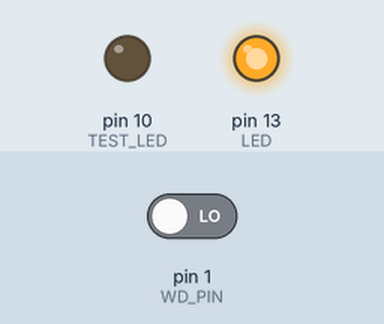
This sketch was run on a simulated Arduino Uno, built with avr-gcc and run on an emulated ATmega328P. Shown: output pins drawn as LEDs (lit = HIGH). The inputs (shaded band) are chosen by the test bench; at power-on: pin 1 (WD_PIN) LOW. Pins used as bus, display or sensor lines are not drawn.

Above: at 2.6 s.
At 34.6 s:
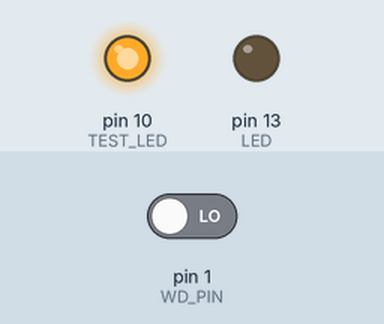
At 58.6 s:
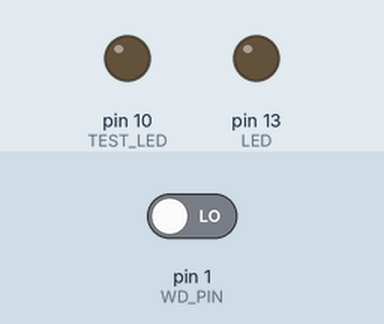
At 118.6 s:
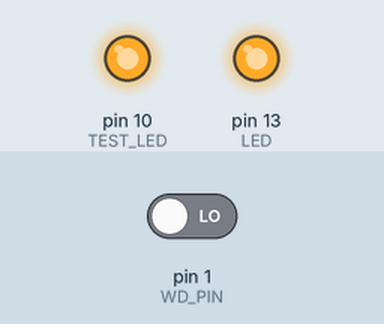
Timing chart, 0 to 128.0 s (numbered marks = the images above):
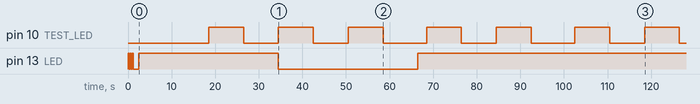

The sketch:

Kicksat_WD_V2.ino
```cpp
#define NO_PORTB_PINCHANGES
#define NO_PORTC_PINCHANGES

#define DEBUG  //includes serial debugging

#include <LowPower.h>
#include <PinChangeInt.h>
#include <avr/wdt.h>
#include <avr/sleep.h>
#include <avr/power.h>
#include <avr/interrupt.h>
#include <EEPROM.h>

// Pins and Constants
#define RESET_ENB               12
#define LED                     13
#define WD_PIN                  1   // labeled TX0
#define TEST_LED                10

#define WD_MULT                 4  //Todo not defined

#define INITIAL_DELAY           32  // 45.33 minutes = 340 watchdog cycles
#define INITIAL_DELAY_CYCLES    (INITIAL_DELAY/8) // 340
#define RESET_DELAY             2000


unsigned long last_updated = 0;  // seconds
unsigned long now = 0;           // milliseconds
volatile bool reset_flag = 0;    // for hysteresis
volatile uint8_t wd_count = 0;
volatile bool led_flip = 1;

volatile bool initial_delay_complete = 0;
volatile unsigned int initial_delay_counter = 0;
volatile bool initial_delay_check = 0;

// Called when rising pin change detected on pin 0
void heartbeat() {
  reset_flag = 1;
//  wd_count = 0;
//  wdt_reset();
////////////////////////////////////////////////////////////
  digitalWrite(LED, LOW);
////////////////////////////////////////////////////////////
}

void setup() {
  pinMode(RESET_ENB, OUTPUT);
  pinMode(WD_PIN, INPUT);
  digitalWrite(RESET_ENB, HIGH);

//////////////////////////////////////////////////
//#ifdef DEBUG
  pinMode(LED, OUTPUT);
  pinMode(TEST_LED, OUTPUT);

  for (int k = 0; k < 3; k++) {
    digitalWrite(LED, HIGH);
    delay(250);
    digitalWrite(LED, LOW);
    delay(250);
   }
  delay(1000);

//  for(int i = (7); i>0; i--){
//    digitalWrite(13, HIGH);
//    delay(250);
//    digitalWrite(13, LOW);
//    delay(250);
//  }
  digitalWrite(LED, HIGH);
  digitalWrite(TEST_LED, LOW);
//  #endif

}

void loop() {
  LowPower.powerDown(SLEEP_8S, ADC_OFF, BOD_OFF);
  if (!initial_delay_complete) {
    digitalWrite(RESET_ENB, HIGH);
    initial_delay_counter++;
    if (initial_delay_counter >= INITIAL_DELAY_CYCLES) {
      // TODO: WRITE FLAG IN EEPROM
//      EEPROM.update(0, 2);
      initial_delay_complete = 1;
      digitalWrite(RESET_ENB, LOW);
      attachPinChangeInterrupt(WD_PIN, heartbeat, RISING);
//      #ifdef DEBUG
      digitalWrite(LED, LOW);
//      #endif
    } else if (initial_delay_counter > (INITIAL_DELAY_CYCLES/2)) {
//      EEPROM.update(0, 1);
    }
  } else {
//      digitalWrite(TEST_LED, HIGH);
      if (reset_flag) {
        wd_count = 0;
        reset_flag = 0;
      } else {
      wd_count++;
      }
      if (wd_count > WD_MULT - 1) {
        digitalWrite(LED, HIGH);
        resetBoard();
        wd_count = 0;
      }
//    digitalWrite(RESET_ENB, LOW);

  }
  (led_flip) ? digitalWrite(TEST_LED, LOW) : digitalWrite(TEST_LED, HIGH);
    led_flip = !led_flip;
}


//ISR(WDT_vect) {
//  if (!initial_delay_complete) {
//    initial_delay_counter++;
//    (led_flip) ? digitalWrite(TEST_LED, HIGH) : digitalWrite(TEST_LED, LOW);
//    led_flip = !led_flip;
//    wdt_reset();
//    if (initial_delay_counter >= INITIAL_DELAY_CYCLES) {
//      // TODO: WRITE FLAG IN EEPROM
////      EEPROM.update(0, 2);
//      initial_delay_complete = 1;
//      digitalWrite(RESET_ENB, LOW);
////      #ifdef DEBUG
//      digitalWrite(LED, LOW);
////      #endif
//    } else if (initial_delay_counter > (INITIAL_DELAY_CYCLES/2)) {
////      EEPROM.update(0, 1);
//    }
//  } else {
//    wd_count++;
//
////    (led_flip) ? digitalWrite(TEST_LED, HIGH) : digitalWrite(TEST_LED, LOW);
////    led_flip = !led_flip;
//    if (wd_count > WD_MULT - 1) {
//      digitalWrite(LED, HIGH);
//      resetBoard();
////      digitalWrite(TEST_LED, HIGH);
//    //  digitalWrite(TEST_LED, HIGH);
//    //  (led_flip) ? digitalWrite(LED, HIGH) : digitalWrite(LED, LOW);
//    //  led_flip = !led_flip;
//    //  if (reset_flag) {
//    //    digitalWrite(LED,HIGH);
//    //  }
//      reset_flag = 1;
//      wd_count = 0;
//    }
//    wdt_reset();
//  }
//}

// TODO: fix this
void resetBoard() {
  digitalWrite(RESET_ENB, HIGH);
  reset_flag = 0;
  delay(2000);
  digitalWrite(RESET_ENB, LOW);
//  if (reset_flag == 0) {
//    reset_flag = 1;
//    Serial.println("reset flag set");
//    // send signal to main board?
//  } else if (reset_flag == 1) {
//    // actually reset
//    digitalWrite(LED, LOW);
//    Serial.println("resetting");
//    reset_flag = 0;
//    delay(100);
//  }
}


void pinInterrupt(void)
{
    detachInterrupt(0);
}
```

Measured:
- by itself, pin 10 (TEST_LED): LOW → HIGH at 18.5 s, → LOW 8.0 s later, → HIGH 8.0 s later, → LOW 8.0 s later, … (14 changes in this stretch)
- by itself, pin 13 (LED): HIGH → LOW at 0.25 s, → HIGH 0.25 s later, → LOW 0.25 s later, → HIGH 0.25 s later, … (8 changes in this stretch)
